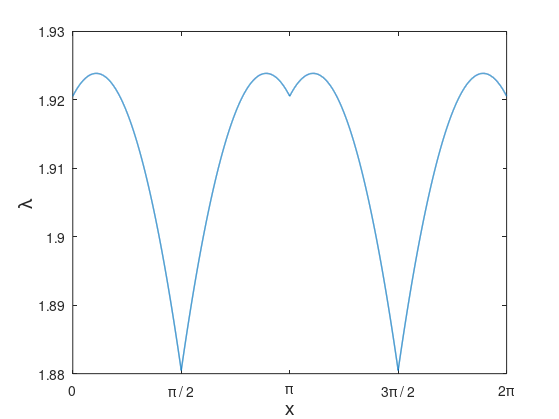

Here is the MATLAB script that generated this plot:
load('dim4_example_data.mat')
plot(x, e, 'LineWidth', 1)
xticks([0 pi/2 pi 3*pi/2 2*pi])
xticklabels({'0', '\pi / 2', '\pi', '3\pi / 2', '2\pi'})
xlim([0 2*pi])
xlabel('x','FontSize',14)
ylabel('\lambda','FontSize',14)
fig = gcf;
set(fig,'PaperPositionMode','auto');
fig_pos = get(fig,'PaperPosition');
set(fig,'PaperSize',[fig_pos(3) fig_pos(4)]);
print(fig,'plot_unitaleig_10000','-dpdf')